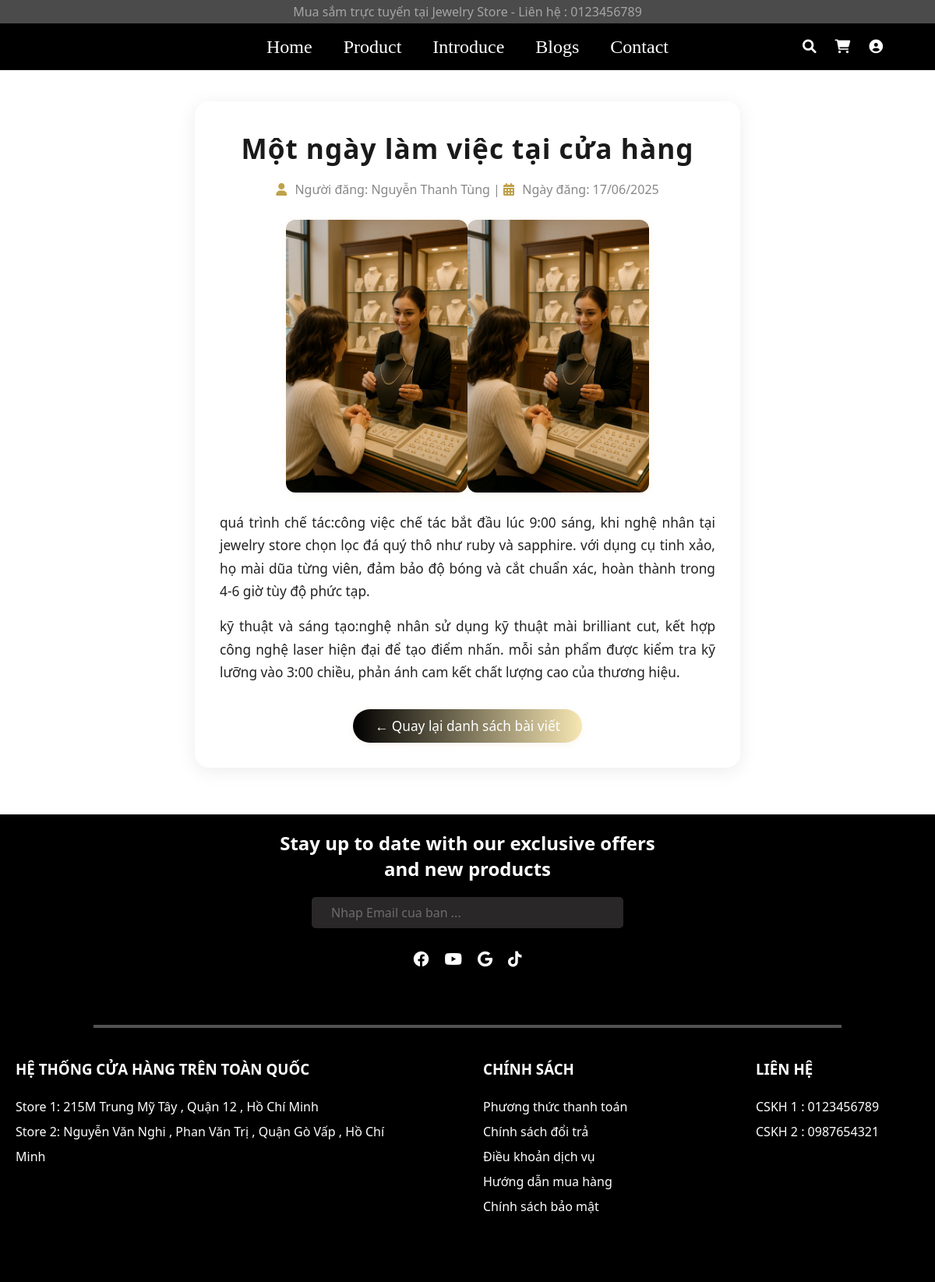
Page /pages/blogs-detail.php?id=9 on the earlier database version.
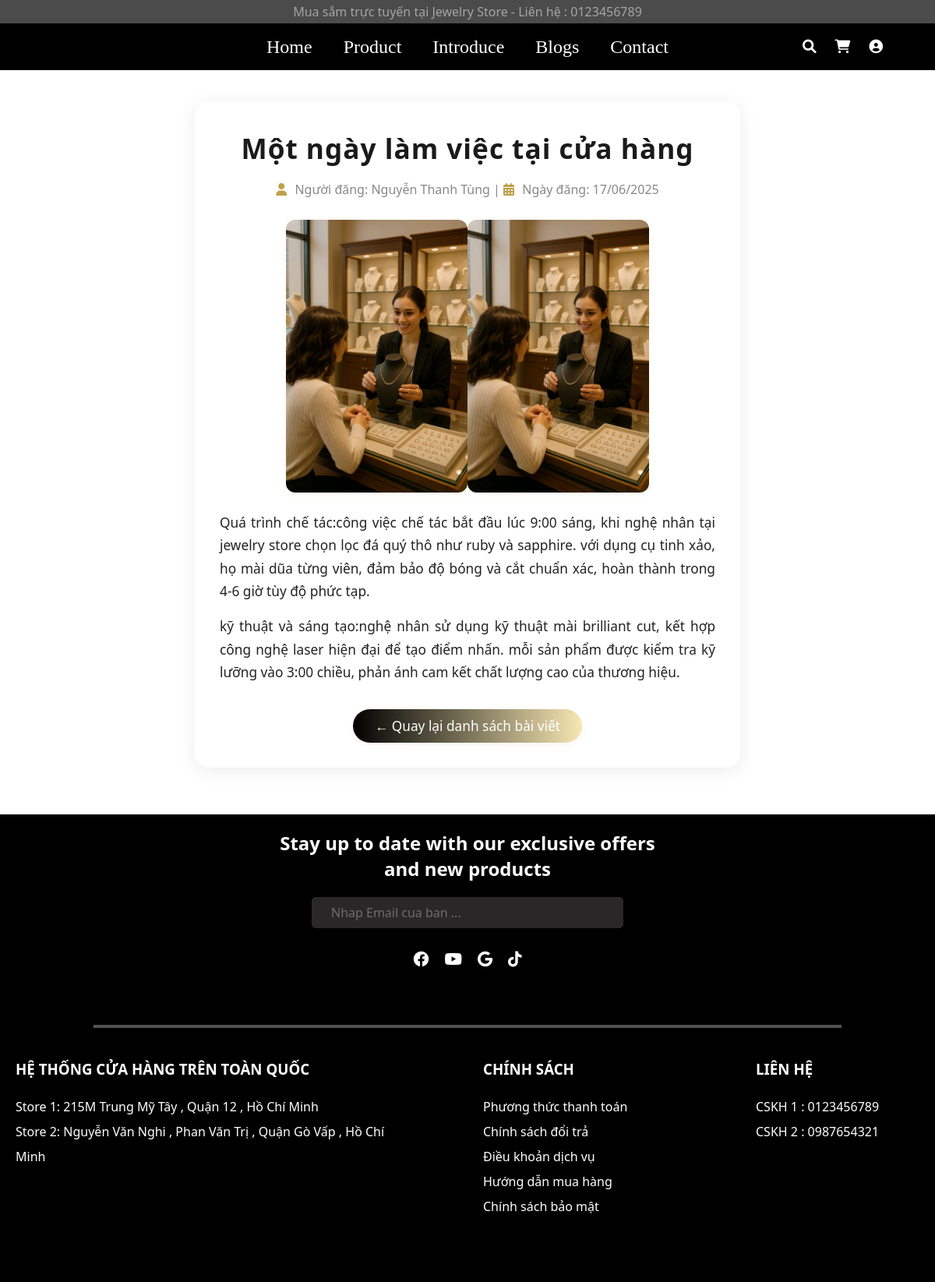
Same page on the later database version.
### tables this page shows
create table `bai_viet` (
  `id_bai_viet` int(11) not null auto_increment,
  `tieu_de` varchar(255) not null,
  `slug` varchar(255) not null unique, 
  `tom_tat` varchar(500), 
  `hinh_anh` varchar(1000) default null,
  `ngay_dang` timestamp default current_timestamp(),
  `ngay_cap_nhat` timestamp default current_timestamp() on update current_timestamp(),
  `id_danh_muc` int(11) not null,
  `id_nguoi_tao` int(11) not null,
  `trang_thai` enum('draft', 'published', 'archived') default 'draft',
  primary key (`id_bai_viet`),
  foreign key (`id_danh_muc`) references `danh_muc_bai_viet`(`id_danh_muc`) on delete restrict on update cascade,
  foreign key (`id_nguoi_tao`) references `quan_tri_vien`(`id_quan_tri`) on delete restrict on update cascade
);

create table `quan_tri_vien` (
  `id_quan_tri` int(11) not null auto_increment,
  `ten_dang_nhap` varchar(50) not null unique,
  `mat_khau` varchar(255) not null,
  `email` varchar(255) not null unique,
  `ho_ten` varchar(255),
  `quyen_han` varchar(50) default 'admin',
  primary key (`id_quan_tri`)
);

create table `chi_tiet_bai_viet` (
  `id_chi_tiet_bai_viet` int(11) not null auto_increment, 
  `id_bai_viet` int(11) not null,
  `noi_dung` text not null,
  `hinh_anh` varchar(1000) default null,
  `created_at` timestamp not null default current_timestamp(),
  primary key (`id_chi_tiet_bai_viet`),
  foreign key (`id_bai_viet`) references `bai_viet`(`id_bai_viet`) on delete cascade on update cascade 
);

### pages/blogs-detail.php (the view, shortened to what this page needs)
<?php
include '../includes/connect.php';
$id = isset($_GET['id']) ? intval($_GET['id']) : 0;
$sql = "SELECT bv.tieu_de, ct.noi_dung, ct.hinh_anh, ct.created_at, qtv.ho_ten
        FROM bai_viet bv
        JOIN chi_tiet_bai_viet ct ON bv.id_bai_viet = ct.id_bai_viet
        JOIN quan_tri_vien qtv ON bv.id_nguoi_tao = qtv.id_quan_tri
        WHERE bv.id_bai_viet = ?";
$stmt = $conn->prepare($sql);
$stmt->bind_param("i", $id);
$stmt->execute();
$result = $stmt->get_result();
$bv = $result->fetch_assoc();
?>
<link rel="stylesheet" href="/Jewelry Store/css/style.css">
<link rel="stylesheet" href="/Jewelry Store/css/blog_detail.css">
<link rel="stylesheet" href="https://cdnjs.cloudflare.com/ajax/libs/font-awesome/6.0.0-beta3/css/all.min.css">
<?php include '../includes/header.php'; ?>
<div class="blog-detail">
    <h1 class="blog-title"><?= htmlspecialchars($bv['tieu_de']) ?></h1>
    <div class="blog-meta">
        <i class="fas fa-user"></i> Người đăng: <?= htmlspecialchars($bv['ho_ten'] ?? 'Không rõ') ?> |
        <i class="fas fa-calendar-alt"></i> Ngày đăng: <?= date("d/m/Y", strtotime($bv['created_at'])) ?>
    </div>
    <div class="blog-content">
        <?php
        $noidung = trim($bv['noi_dung']);
        $doan = preg_split('/\r\n|\r|\n/', $noidung);
        if (!empty($bv['hinh_anh'])) {
            echo '<div class="blog-middle-image-wrapper">';
            $img = htmlspecialchars($bv['hinh_anh']);
            if (preg_match('/^https?:\/\//', $img)) {
                echo '<img class="blog-middle-image" src="' . $img . '" alt="Ảnh giữa bài">';
            } else {
                echo '<img class="blog-middle-image" src="/JewelryStore/images/blogs-detail/' . $img . '" alt="Ảnh giữa bài">';
                echo '<img class="blog-middle-image" src="/JewelryStore/images/blog-detail/' . $img . '" alt="Ảnh giữa bài">';
            }
            echo '</div>';
        }
        echo '<div class="blog-paragraphs">';
        foreach ($doan as $dong) {
            if (trim($dong) === '') continue;
            echo '<p>' . htmlspecialchars($dong) . '</p>';
        }
        echo '</div>';
        ?>
    </div>
    <div class="back-button">
        <a href="blogs.php">&larr; Quay lại danh sách bài viết</a>
    </div>
</div>
<?php include '../includes/footer.php'; ?>

### includes/header.php (shortened to what this page needs)
<head>
    <link rel="stylesheet" href="/Jewelry%20Store/css/style.css">
</head>
<body>
    <header>
        <div class="topbar">
            <p>Mua sắm trực tuyến tại Jewelry Store - Liên hệ : 0123456789</p>
        </div>
        <div class="menu-bar">
            <nav>
                <ul>
                    <li><a href="../../Jewelry Store/index.php">Home</a></li>
                    <li><a href="../../Jewelry Store/pages/products.php">Product</a></li>
                    <li><a href="../../Jewelry Store/index.php#introduce-page">Introduce</a></li>
                    <li><a href="../../Jewelry Store/pages/blogs.php">Blogs</a></li>
                    <li><a href="../../Jewelry Store/pages/contact.php">Contact</a></li>
                </ul>
            </nav>
            <div class="box-icon">
               <i class="fa-solid fa-magnifying-glass" id="cart-search-icon"></i>
               <i class="fa-solid fa-cart-shopping " id="cart-shopping-icon"></i>
               <div class="user-icon-container">
                   <i class="fa-solid fa-circle-user" id="cart-user-icon" onclick="toggleLoginForm()"></i>
               </div>
            </div>
        </div>
    </header>
</body>

### includes/footer.php
<head>
    <link rel="stylesheet" href="/Jewelry%20Store/css/style.css"/>
</head>
     <footer>
            <div class="footer-top">
                <h2>Stay up to date with our exclusive offers<br />and new products</h2>
                <div class="box-input-footer"><input type="text" placeholder="Nhap Email cua ban ..."></div>
                <div class="footer-icon">
                    <i class="fa-brands fa-facebook"></i>
                    <i class="fa-brands fa-youtube"></i>
                    <i class="fa-brands fa-google"></i>
                    <i class="fa-brands fa-tiktok"></i>
                </div>
            </div>
            <hr style="width: 80%; margin: 20px auto; border: 2px solid #535252;" />
            <div class="footer-under ">
                <div class="text-footer">
                    <h3>HỆ THỐNG CỬA HÀNG TRÊN TOÀN QUỐC</h3>
                    <p>Store 1: 215M Trung Mỹ Tây , Quận 12 , Hồ Chí Minh<br />Store 2: Nguyễn Văn Nghi , Phan Văn Trị ,
                        Quận Gò Vấp , Hồ Chí Minh</p>
                </div>
                <div class="text-footer">
                    <h3>CHÍNH SÁCH</h3>
                    <p> Phương thức thanh toán<br /> Chính sách đổi trả <br /> Điều khoản dịch vụ <br /> Hướng dẫn mua
                        hàng<br /> Chính sách bảo mật</p>
                </div>
                <div class="text-footer">
                    <h3>LIÊN HỆ</h3>
                    <p>CSKH 1 : 0123456789<br />
                        CSKH 2 : 0987654321</p>
                </div>
            </div>
        </footer>

### css/style.css (style rules this page uses)
* { box-sizing: border-box; margin : 0 ; padding : 0; }
ul { list-style-type: none; }
header { width: 100%; height:auto; background-color: rgb(255, 255, 255); }
.topbar { width:100%; height: 30px; background-color: rgb(75, 75, 75); display: flex; align-items: center; justify-content: center; }
.topbar p { font-size: 1rem; font-family :'Segoe UI', Tahoma, Geneva, Verdana, sans-serif; color: rgb(165, 165, 165); }
.menu-bar { width: 100%; height : 60px; background-color: rgb(0, 0, 0); display: flex; justify-content: space-between; align-items: center; }
.menu-bar > nav > ul { display: flex; list-style-type: none ; }
nav ul li { padding: 10px 20px; }
nav ul li a { text-decoration: none; font-size: 1.5rem; color: rgb(255, 255, 255); }
#cart-shopping-icon { color: white; font-size: 1.1rem; padding: 0 10px; }
#cart-search-icon { color: white; font-size: 1.1rem; padding: 0 10px; }
#cart-user-icon { color: white; font-size: 1.1rem; padding: 0 10px; }
.box-icon { padding-left: 5%; width: 20%; }
input { width:70%; height : 50px; border : none ; outline: none; background-color: rgb(214, 214, 214); }
footer { background-color: rgb(0, 0, 0); width: 100%; height : 600px; display: flex; flex-direction: column; align-items: center; }
.footer-top { display: flex; background-color: rgb(0, 0, 0); height:250px; flex-direction: column; }
.footer-under { background-color: rgb(0, 0, 0); display: grid; grid-template-columns: 1fr 0.5fr 0.5fr; column-gap: 100px; justify-content: center; }
.footer-top > h2 { font-family: 'Segoe UI', Tahoma, Geneva, Verdana, sans-serif; font-size: 1.5em; color:white; text-align: center; padding-top: 20px; justify-items: center; }
.box-input-footer { display: flex; justify-content: center; align-items: center; padding-top: 20px; }
.box-input-footer > input { font-family: 'Segoe UI', Tahoma, Geneva, Verdana, sans-serif; width: 400px; height: 40px; background-color: rgb(41, 39, 39); border: none; border-radius: 5px; padding-left: 20px; font-size: 1em; color:rgb(223, 223, 223) }
.footer-icon { display: flex; justify-content: center; align-items: center; padding-top: 30px; }
.footer-icon > i { color: white; padding: 0 10px; font-size: 20px; }
.text-footer { font-family: 'Segoe UI', Tahoma, Geneva, Verdana, sans-serif; font-size: 1em; color:white; padding-top: 20px; padding-left: 20px; }
.text-footer > p { font-family: 'Segoe UI', Tahoma, Geneva, Verdana, sans-serif; font-size: 1em; color:white; line-height: 2; padding-top: 20px; }

### css/blog_detail.css (style rules this page uses)
.blog-detail { max-width: 700px; margin: 40px auto 60px auto; background: #fff; border-radius: 18px; box-shadow: 0 4px 24px rgba(0,0,0,0.08); padding: 36px 32px 32px 32px; font-family: 'Segoe UI', Arial, sans-serif; }
.blog-title { text-align: center; font-size: 2.2rem; font-weight: bold; margin-bottom: 18px; color: #1a1a1a; letter-spacing: 1px; }
.blog-meta { text-align: center; color: #888; font-size: 1rem; margin-bottom: 28px; }
.blog-meta i { margin-right: 6px; color: #bfa14a; }
.blog-content { margin-bottom: 30px; }
.blog-middle-image-wrapper { display: flex; justify-content: center; margin: 24px 0; }
.blog-middle-image { max-width: 90%; max-height: 350px; border-radius: 12px; box-shadow: 0 2px 12px rgba(191,161,74,0.08); object-fit: cover; }
.blog-paragraphs p { font-size: 1.08rem; line-height: 1.7; color: #222; margin-bottom: 16px; text-align: justify; }
.back-button { text-align: center; margin-top: 32px; }
.back-button a { display: inline-block; padding: 10px 28px; background: linear-gradient(90deg, black 0%, #f7e7b3 100%); color: #fff; border-radius: 30px; font-size: 1.08rem; font-weight: 500; text-decoration: none; box-shadow: 0 2px 8px rgba(191,161,74,0.10); transition: background 0.2s, color 0.2s, box-shadow 0.2s; }

### includes/header.php (style rules this page uses)
.user-icon-container { position: relative; display: inline-block; }

Differences in the rows shown:
changed through a linked row, bai_viet "Một ngày làm việc tại cửa hàng": chi_tiet_bai_viet.noi_dung "quá trình chế tác:công việc…" → "Quá trình chế tác:công việc…"
